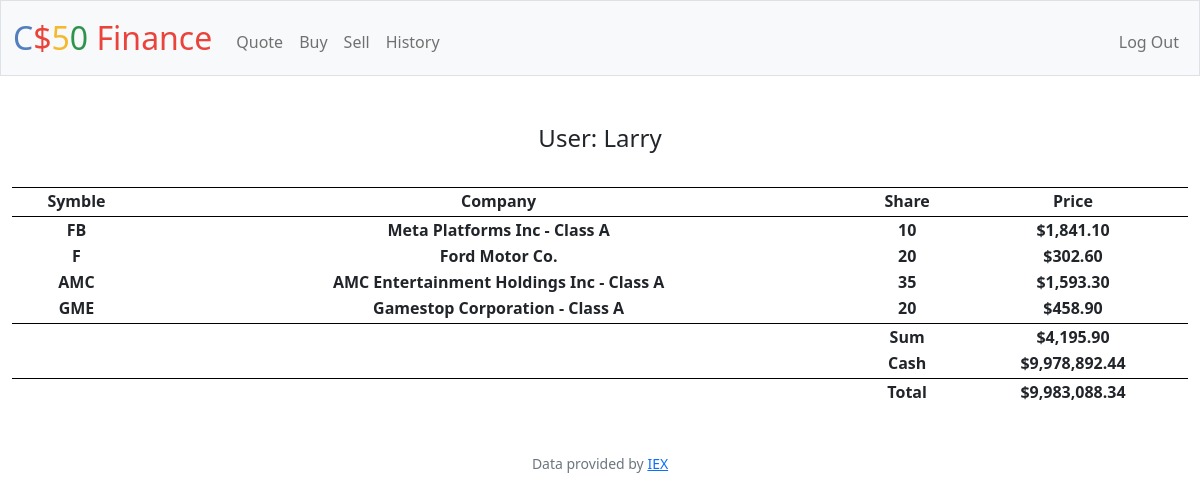
The app's page / (signed in) with its own data.
### tables this page shows
CREATE TABLE users (id INTEGER PRIMARY KEY AUTOINCREMENT NOT NULL, username TEXT NOT NULL, hash TEXT NOT NULL, cash NUMERIC NOT NULL DEFAULT 10000.00);

CREATE TABLE portfolio(id INTEGER PRIMARY KEY AUTOINCREMENT NOT NULL, username TEXT NOT NULL, stock TEXT NOT NULL, company TEXT NOT NULL, share INT NOT NULL, price NUMERIC NOT NULL);

### app.py (the view)
@app.route("/")
@login_required
def index():
    user_id = session['user_id']
    username = db.execute("SELECT username FROM users WHERE id = ?", user_id)
    name = username[0]["username"]
    cash = db.execute("SELECT cash FROM users WHERE username =?", name)[0]["cash"]
    if len(db.execute("SELECT * FROM portfolio WHERE username = ?", name)) < 1:
        return render_template("index_empty.html")
    else:
        sum = db.execute("SELECT SUM(price) AS sum FROM portfolio WHERE username =?", name)[0]["sum"]
        total = sum + cash
        return render_template("index.html", users=db.execute("SELECT * FROM portfolio WHERE username = ?", name), name=name, cash=cash, sum=sum, total=total)

### app.py (called while the page is built)
@app.after_request
def after_request(response):
    response.headers["Cache-Control"] = "no-cache, no-store, must-revalidate"
    response.headers["Expires"] = 0
    response.headers["Pragma"] = "no-cache"
    return response

### helpers.py (called while the page is built)
def login_required(f):
    @wraps(f)
    def decorated_function(*args, **kwargs):
        if session.get("user_id") is None:
            return redirect("/login")
        return f(*args, **kwargs)
    return decorated_function

def usd(value):
    return f"${value:,.2f}"

### templates/index.html (shortened to what this page needs)
{% extends "layout.html" %}
{% block main %}
<h4> User: {{name}} </h4><br>
<table style="width:100%">
    <tr style="border-bottom:1px solid black">
        <td colspan="100%"></td>
      </tr>
    <tr>
        <th>Symble</th>
        <th>Company</th>
        <th>Share</th>
        <th>Price</th>
    </tr>
    <tr style="border-bottom:1px solid black">
        <td colspan="100%"></td>
      </tr>
    {% for user in users %}
    <tr>
        <th>{{user.stock}}</th>
        <th>{{user.company}}</th>
        <th>{{user.share}}</th>
        <th>{{user.price|usd}}</th>
    </tr>
    {% endfor %}
    <tr style="border-bottom:1px solid black">
        <td colspan="100%"></td>
      </tr>
    <tr>
        <th></th>
        <th></th>
        <th>Sum</th>
        <th>{{sum| usd}}</th>
    </tr>
    <tr>
        <th></th>
        <th></th>
        <th>Cash</th>
        <th>{{cash|usd}}</th>
    </tr>
    <tr style="border-bottom:1px solid black">
        <td colspan="100%"></td>
      </tr>
    <tr>
        <th></th>
        <th></th>
        <th>Total</th>
        <th>{{ total | usd }}</th>
    </tr>
</table>
{% endblock %}

### records on screen
users: username "Larry", cash "$9,978,892.44"
portfolio: stock "FB", company "Meta Platforms Inc - Class A", share "10", price "$1,841.10"
portfolio: stock "F", company "Ford Motor Co.", share "20", price "$302.60"
portfolio: stock "AMC", company "AMC Entertainment Holdings Inc - Class A", share "35", price "$1,593.30"
portfolio: stock "GME", company "Gamestop Corporation - Class A", share "20", price "$458.90"

### other values on screen
{{ sum| usd }} "$4,195.90"
{{ total | usd }} "$9,983,088.34"
